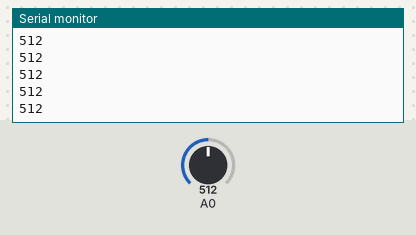
Simulated run of this sketch. Board: ESP8266 (NodeMCU). Shown: the last lines printed to the serial monitor. The test bench sets the inputs (shaded band); at power-on: A0 = 512.

Above: at 1.2 s.
1.3 s: A0 set to 716
At 2.1 s:
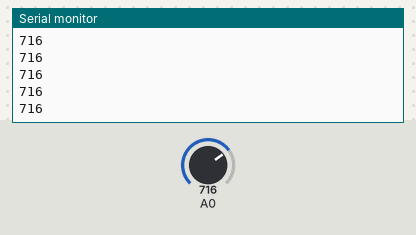
2.8 s: A0 set to 900
At 3.9 s:
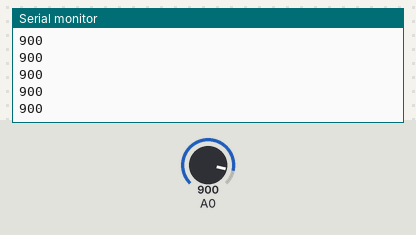
Timing chart, 0 to 5.8 s (numbered marks = the images above; inputs shaded):
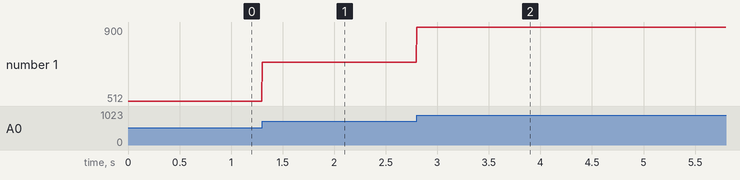

Measured:
- after the input at 1.3 s, the serial monitor: prints a new line at once (image 1)
- after the input at 2.8 s, the serial monitor: prints a new line at once (image 2)
- plotted number 1: 512 → 716 after the input at 1.3 s, 716 → 900 after the input at 2.8 s

The sketch:

lightsensor.ino
```cpp
const int light_pin = D2;

void setup() {
  Serial.begin(9600);
  pinMode(light_pin, INPUT);
}

void loop() {
  int light = analogRead(light_pin);
  Serial.println(light);
}
```
